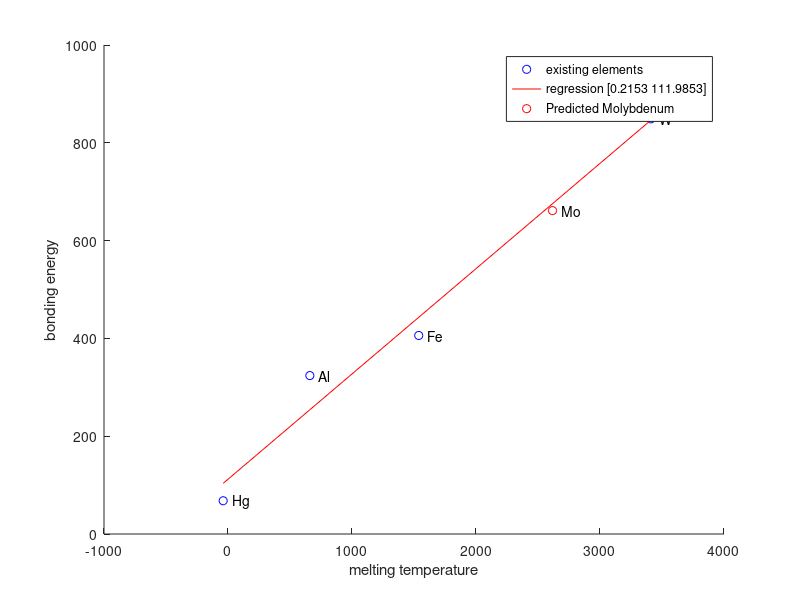

Source code (MATLAB):
meltingtemp = [-39 660 1538 3410];
bondingenergy = [68 324 406 849];
mbbondingenergy = interp1(meltingtemp,bondingenergy,2617);
coeffs = polyfit(meltingtemp,bondingenergy,1);
regression = polyval(coeffs,meltingtemp);
close all
hold on
plot(meltingtemp,bondingenergy,'bo');
plot(meltingtemp,regression,'r-');
plot(2617,mbbondingenergy,'ro');
legend('existing elements','regression [0.2153 111.9853]','Predicted Molybdenum');
text(meltingtemp(1),bondingenergy(1),'   Hg');
text(meltingtemp(2),bondingenergy(2),'   Al');
text(meltingtemp(3),bondingenergy(3),'   Fe');
text(meltingtemp(4),bondingenergy(4),'   W');
text(2617,mbbondingenergy,'   Mo');
xlabel('melting temperature');
ylabel('bonding energy');
hold off
